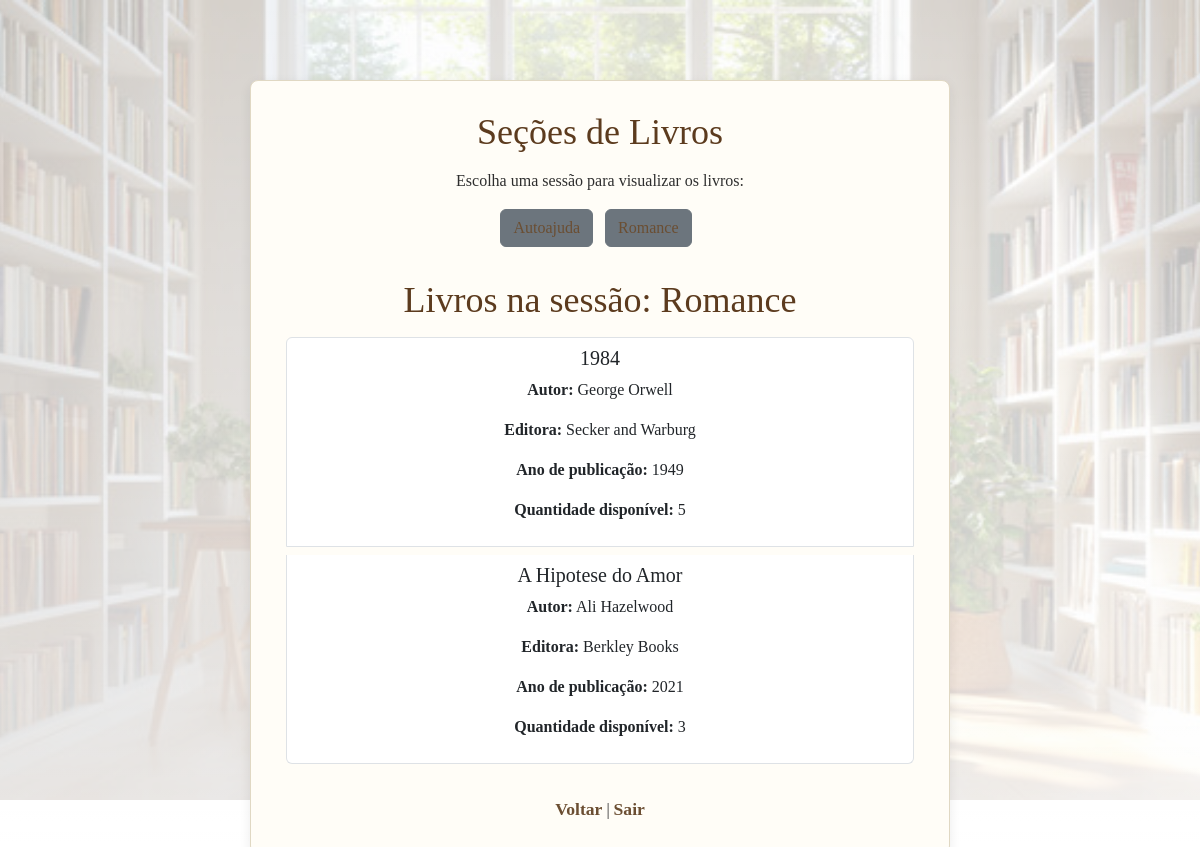
Page /livros.php?sessao=Romance (signed in) on the committed database.
### tables this page shows
CREATE TABLE `livros` (
  `idLivro` int(11) NOT NULL,
  `titulo` varchar(255) NOT NULL,
  `sessao` varchar(30) NOT NULL,
  `autor` varchar(150) NOT NULL,
  `editora` varchar(100) DEFAULT NULL,
  `ano_publicacao` int(11) DEFAULT NULL,
  `quantidade` int(11) NOT NULL,
  `data_cadastro` timestamp NOT NULL DEFAULT current_timestamp()
);

### livros.php (the view, shortened to what this page needs)
<?php
require 'banco.php';
$sessaoSelecionada = $_GET['sessao'] ?? '';
$sessoes = [];
$sql = "SELECT DISTINCT sessao FROM livros ORDER BY sessao ASC";
$result = mysqli_query($connect, $sql);
if ($result) {
    while($row = mysqli_fetch_assoc($result)) {
        $sessoes[] = $row['sessao'];
    }
}
$livros = [];
if ($sessaoSelecionada) {
    $stmt = mysqli_prepare($connect, "SELECT * FROM livros WHERE sessao = ?");
    mysqli_stmt_bind_param($stmt, "s", $sessaoSelecionada);
    mysqli_stmt_execute($stmt);
    $resultadoLivros = mysqli_stmt_get_result($stmt);
    while($row = mysqli_fetch_assoc($resultadoLivros)) {
        $livros[] = $row;
    }
}
?>
<!DOCTYPE html>
<html lang="pt-BR">
<head>
    <link rel="stylesheet" href="css/bootstrap.min.css">
    <link rel="stylesheet" href="css/estilo.css">
</head>
<body class="hero inicio d-flex align-items-start justify-content-center vh-100" style="padding-top:40px;">
<div class="container">
    <h1>Seções de Livros</h1>
    <p>Escolha uma sessão para visualizar os livros:</p>
    <div class="mb-4">
        <?php foreach($sessoes as $sessao): ?>
            <a href="livros.php?sessao=<?= urlencode($sessao) ?>" class="btn btn-secondary me-2 mb-2">
                <?= htmlspecialchars($sessao) ?>
            </a>
        <?php endforeach; ?>
    </div>
    <?php if($sessaoSelecionada): ?>
        <h2>Livros na sessão: <?= htmlspecialchars($sessaoSelecionada) ?></h2>
        <?php if(count($livros) > 0): ?>
            <div class="list-group">
                <?php foreach($livros as $livro): ?>
                    <div class="list-group-item mb-2">
                        <h5><?= htmlspecialchars($livro['titulo']) ?></h5>
                        <p><strong>Autor:</strong> <?= htmlspecialchars($livro['autor']) ?></p>
                        <p><strong>Editora:</strong> <?= htmlspecialchars($livro['editora']) ?></p>
                        <p><strong>Ano de publicação:</strong> <?= htmlspecialchars($livro['ano_publicacao']) ?></p>
                        <p><strong>Quantidade disponível:</strong> <?= htmlspecialchars($livro['quantidade']) ?></p>
                    </div>
                <?php endforeach; ?>
            </div>
        <?php else: ?>
            <p class="erro">Não há livros cadastrados nessa sessão.</p>
        <?php endif; ?>
    <?php endif; ?>
    <br><a href="indexcli.php">Voltar</a> | <a href="logout.php">Sair</a>
</div>
</body>
</html>

### css/estilo.css (style rules this page uses)
body { font-family: 'Georgia', serif; background-color: #fefaf3; color: #3e2c1c; margin: 0; padding: 20px; }
.container { max-width: 700px; margin: 40px auto; background: #fffdf7; padding: 30px 35px; border-radius: 8px; box-shadow: 0 4px 12px rgba(0, 0, 0, 0.08); border: 1px solid #e0d8c3; }
h1, h2, h3 { font-size: 2.25rem; color: #5c3b1e; font-family: 'Palatino Linotype', 'Book Antiqua', Palatino, serif; margin-bottom: 15px; }
a { color: #6b4e32 !important; text-decoration: none; font-weight: 600; font-size: 1.10rem; }
.hero { height: 120vh; display: flex; justify-content: center; align-items: center; text-align: center; color: #2e2e2e; position: relative; background-size: fill; background-position: center; }
.hero.inicio { background: linear-gradient(rgba(255,255,255,0.70), rgba(255,255,255,0.85)), url('../imagens/libary_branco.jpg') center/cover no-repeat; }

### rows in the picture
livros: titulo "1984", autor "George Orwell", editora "Secker and Warburg", ano_publicacao "1949", quantidade "5"
livros: titulo "A Hipotese do Amor", autor "Ali Hazelwood", editora "Berkley Books", ano_publicacao "2021", quantidade "3"

### other values in the picture
$sessao "Autoajuda"
$sessao "Romance"
$sessaoSelecionada "Romance"
